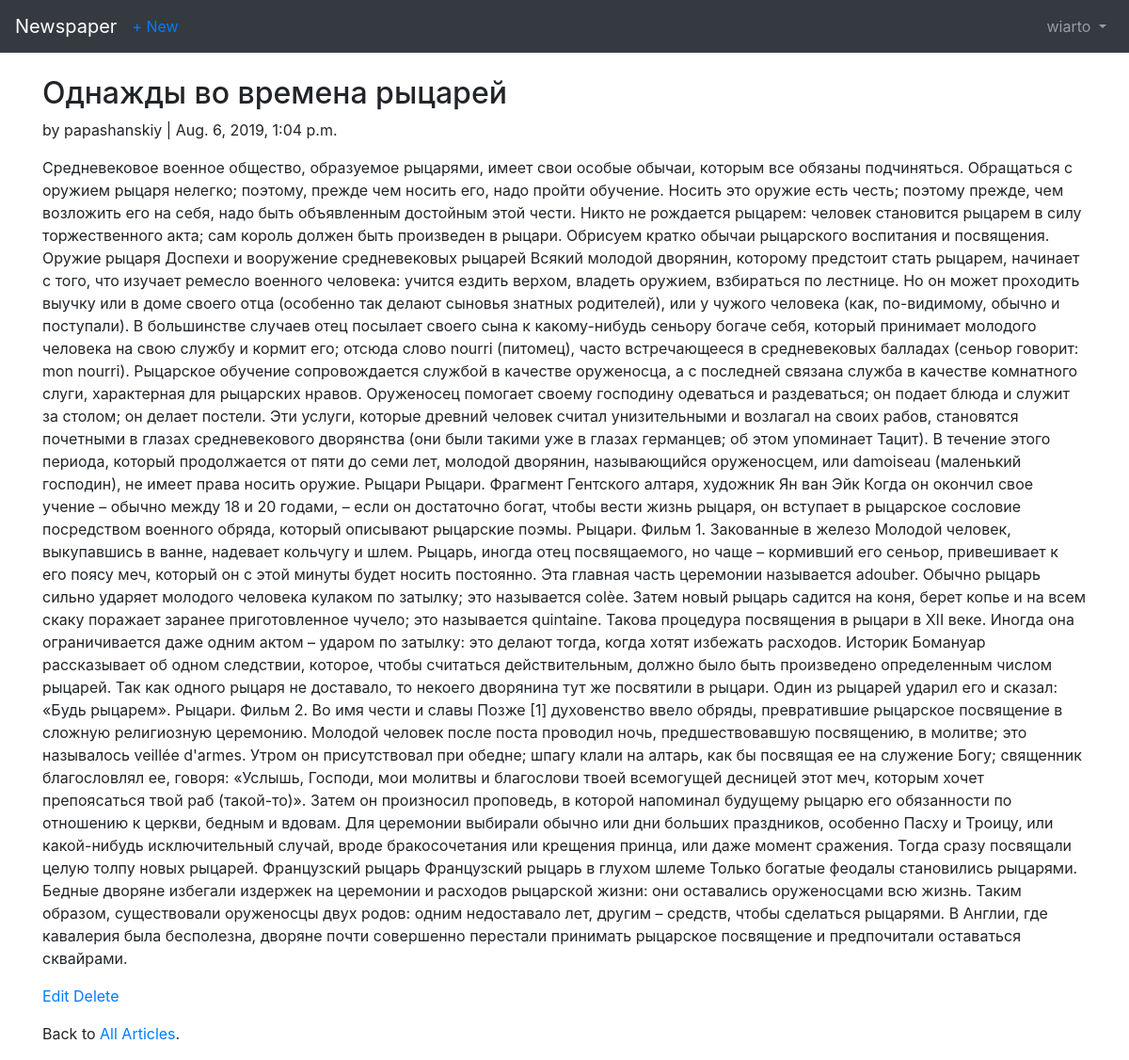
The app's page /articles/3/ (signed in) with its own data.
### users/models.py (models this page shows)
class CustomUser(AbstractUser):
    age = models.PositiveIntegerField(null=True, blank=True)

### articles/models.py (models this page shows, shortened)
class Article(models.Model):
    title = models.CharField(max_length=255)
    body = models.TextField()
    date = models.DateTimeField(auto_now_add=True)
    author = models.ForeignKey(
        get_user_model(),
        on_delete=models.CASCADE,
    )

### articles/views.py (the view)
# urls.py: path('<int:pk>/', ArticleDetailView.as_view(), name='article_detail'),
class ArticleDetailView(LoginRequiredMixin, DetailView):
    model = Article
    template_name = 'article_detail.html'
    login_url = 'login'

### templates/article_detail.html
{% extends 'base.html' %}
{% block content %}
    <div class="article-entry">
        <h2>{{ object.title }}</h2>
        <p>by {{ object.author }} | {{ object.date }} </p>
        <p>{{ object.body }}</p>
    </div>
    <p><a href="{% url 'article_edit' article.pk %}">Edit</a>
        <a href="{% url 'article_delete' article.pk %}">Delete</a></p>
    <p>Back to <a href="{% url 'article_list' %}">All Articles</a>.</p>
{% endblock content %}

### templates/base.html (shortened to what this page needs)
<!DOCTYPE html>
<html lang="en">
    <head>
        <link rel="stylesheet" href="https://stackpath.bootstrapcdn.com/bootstrap/4.1.3/css/bootstrap.min.css">
    </head>
    <body>
        <nav class="navbar navbar-expand-md navbar-dark bg-dark mb-4">
            <a class="navbar-brand" href="{% url 'home' %}">Newspaper</a>
            {% if user.is_authenticated %}
                <ul class="navbar-nav mr-auto">
                    <li class="nav-item"><a href="{% url 'article_new' %}">+ New</a></li>
                </ul>
            {% endif %}
            <div class="collapse navbar-collapse" id="navbarCollapse">
                {% if user.is_authenticated %}
                    <ul class="navbar-nav ml-auto">
                        <li class="nav-item">
                            <a class="nav-link dropdown-toggle" href="#" id="userMenu"
                            data-toggle="dropdown" aria-haspopup="true" aria-expanded="false">
                                {{ user.username }}
                            </a>
                        </li>
                    </ul>
                {% else %}
                    <form class="form-inline ml-auto">
                        <a href="{% url 'login' %}" class="btn btn-outline-secondary">Log In</a>
                        <a href="{% url 'signup' %}" class="btn btn-primary ml-2">Sign up</a>
                    </form>
                {% endif %}
            </div>
        </nav>
        <div class="container">
            {% block content %}
            {% endblock content %}
        </div>
    </body>
</html>

### records on screen
CustomUser: username "wiarto"
Article: title "Однажды во времена рыцарей", author "papashanskiy", date "Aug. 6, 2019, 1:04 p.m.", body "Средневековое военное общество, образуемое рыцарями, имеет свои особые обычаи, которым все обязаны подчиняться. Обращаться с оружием рыцаря нелегко; поэтому, прежде чем носить его, надо пройти обучение. Носить это оружие есть честь; поэтому прежде, чем возложить его на себя, надо быть объявленным достойным этой чести. Никто не рождается рыцарем: человек становится рыцарем в силу торжественного акта; сам король должен быть произведен в рыцари. Обрисуем кратко обычаи рыцарского воспитания и посвящения. Оружие рыцаря Доспехи и вооружение средневековых рыцарей Всякий молодой дворянин, которому предстоит стать рыцарем, начинает с того, что изучает ремесло военного человека: учится ездить верхом,…"
